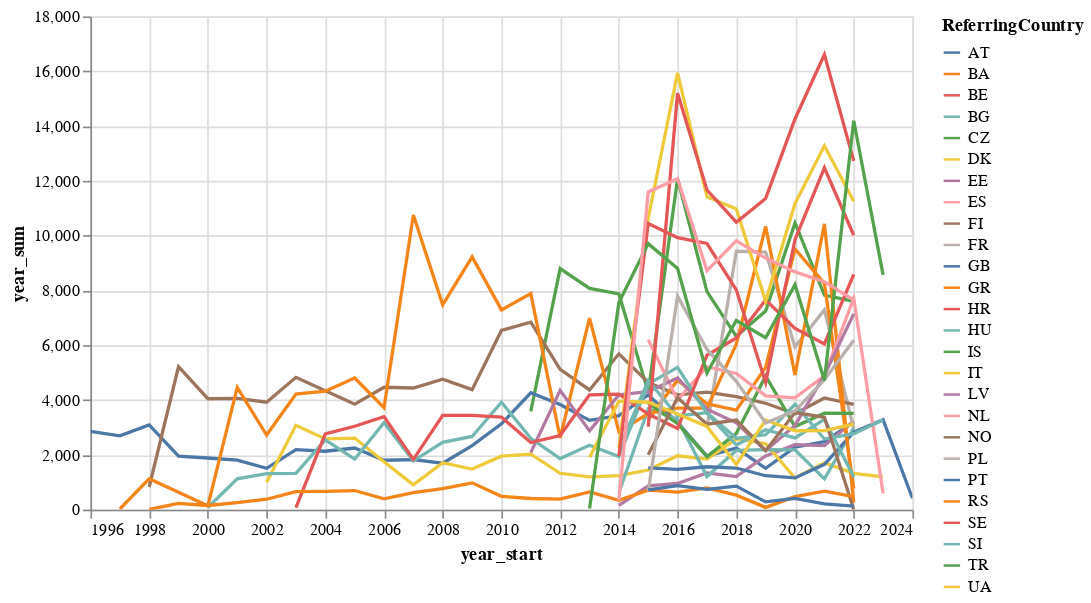

Notebook cell for this chart:
### Code cell
alt.data_transformers.disable_max_rows()

df_yearly = df.group_by("ReferringCountry", "Date").len().sort("Date", descending=False)
df_yearly = df_yearly.with_columns(
    pl.col("Date").dt.truncate("1y").alias("year_start")
)

df_yearly = df_yearly.group_by("year_start", "ReferringCountry").agg([
    pl.col("len").sum().alias("year_sum")])
df_yearly.plot.line(x="year_start", y="year_sum", color="ReferringCountry" ).properties(width=500)

### Figure 1 — Vega-Lite specification as saved in the notebook (floating-point values rounded to 4 significant figures; data arrays with more than 128 entries replaced by an {"elided": "..."} marker saying what was removed)
{"config": {"view": {"continuousWidth": 300, "continuousHeight": 300}}, "data": {"name": "data-4efe3978f482dfda55d095cbcc426c52"}, "mark": {"type": "line", "tooltip": true}, "encoding": {"color": {"field": "ReferringCountry", "type": "nominal"}, "x": {"field": "year_start", "type": "temporal"}, "y": {"field": "year_sum", "type": "quantitative"}}, "params": [{"name": "param_12", "select": {"type": "interval", "encodings": ["x", "y"]}, "bind": "scales"}], "width": 500, "$schema": "https://vega.github.io/schema/vega-lite/v5.20.1.json", "datasets": {"data-4efe3978f482dfda55d095cbcc426c52": {"elided": "341 records"}}}
